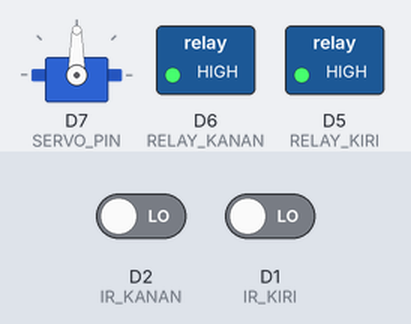
Bench run of a sketch on a simulated ESP8266 (NodeMCU). Parts: servo, switched loads named in the sketch (green lamp = pin HIGH). The test bench sets the inputs (shaded band); at power-on: D2 (IR_KANAN) LOW, D1 (IR_KIRI) LOW. WiFi joins after 1.5 s; servers stay silent unless stated; what the sketch prints to the serial monitor is not drawn.

Above: at 2.7 s.
2.8 s: D2 (IR_KANAN) driven HIGH
At 4.0 s:
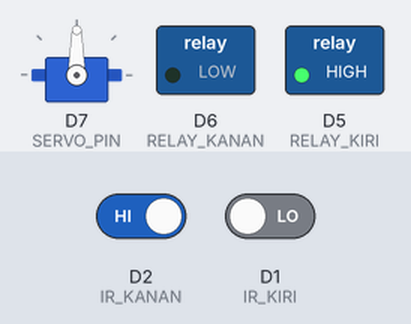
4.3 s: D1 (IR_KIRI) driven HIGH
At 5.9 s:
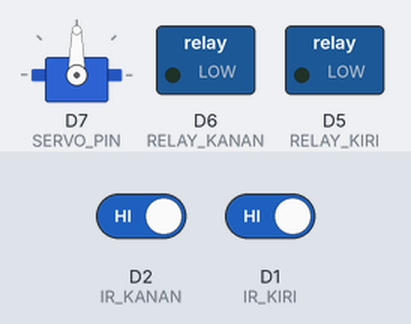
6.6 s: D1 (IR_KIRI) driven LOW
At 7.5 s:
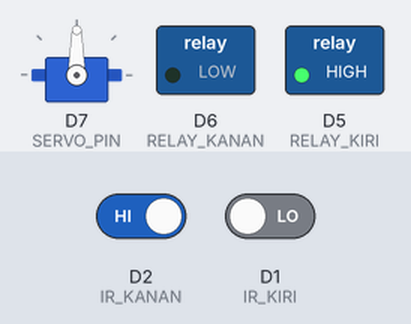
8.6 s: D2 (IR_KANAN) driven LOW
At 10.5 s:
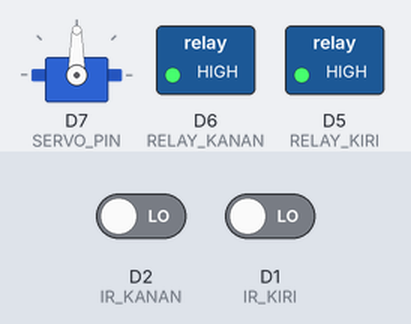
Timing chart, 0 to 11.9 s (numbered marks = the images above; inputs shaded):
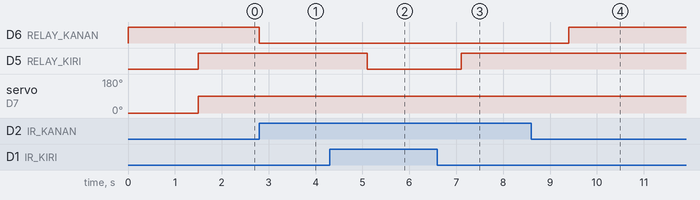

The sketch:

Full_Trash.ino
```cpp
#include <Servo.h>
#include <ESP8266WiFi.h>
#include <WiFiClientSecure.h>
#include <UniversalTelegramBot.h>

// WiFi config
const char* ssid = "tenda";
const char* password = "duakelinci";

// Telegram config
#define BOT_TOKEN "7819684068:AAFreX-rEyyTBk60Xths0Td35ZRbF2UB_yw" // Ganti dengan token bot kamu
#define CHAT_ID "1352955994"                         // Ganti dengan chat ID kamu

WiFiClientSecure secured_client;
UniversalTelegramBot bot(BOT_TOKEN, secured_client);

// Hardware
#define IR_KIRI D1
#define IR_KANAN D2
#define RELAY_KIRI D5
#define RELAY_KANAN D6
#define SERVO_PIN D7

Servo servo;

bool sudahKirimKiri = false;
bool sudahKirimKanan = false;

void setup() {
  Serial.begin(115200);
  pinMode(IR_KIRI, INPUT);
  pinMode(IR_KANAN, INPUT);
  pinMode(RELAY_KIRI, OUTPUT);
  pinMode(RELAY_KANAN, OUTPUT);

  digitalWrite(RELAY_KIRI, LOW);
  digitalWrite(RELAY_KANAN, HIGH);

  servo.attach(SERVO_PIN);
  servo.write(0); // Buka

  // Koneksi WiFi
  WiFi.begin(ssid, password);
  Serial.print("Menghubungkan ke WiFi...");
  while (WiFi.status() != WL_CONNECTED) {
    delay(500);
    Serial.print(".");
  }
  Serial.println("\nWiFi Terhubung!");

  // Trust semua sertifikat (perlu untuk Telegram HTTPS)
  secured_client.setInsecure();
}

void loop() {
  bool kiriPenuh = digitalRead(IR_KIRI) == LOW;
  bool kananPenuh = digitalRead(IR_KANAN) == HIGH;

  // Relay
  digitalWrite(RELAY_KIRI, kiriPenuh ? HIGH : LOW);
  digitalWrite(RELAY_KANAN, kananPenuh ? LOW : HIGH);

  // Servo kontrol
  if (kiriPenuh || kananPenuh) {
    servo.write(90); // Tutup
  } else {
    servo.write(0); // Buka
  }

  // Notifikasi Telegram
  if (kiriPenuh && !sudahKirimKiri) {
    bot.sendMessage(CHAT_ID, "⚠️ Tempat Sampah Organik Penuh! Harap segera dikosongkan.", "");
    sudahKirimKiri = true;
  }
  if (!kiriPenuh) {
    sudahKirimKiri = false; // Reset kirim
  }

  if (kananPenuh && !sudahKirimKanan) {
    bot.sendMessage(CHAT_ID, "⚠️ Tempat Sampah Non-Organik Penuh! Harap segera dikosongkan.", "");
    sudahKirimKanan = true;
  }
  if (!kananPenuh) {
    sudahKirimKanan = false; // Reset kirim
  }

  delay(1000);
}
```

Measured:
- after the input at 2.8 s, D6 (RELAY_KANAN): HIGH → LOW at once
- after the input at 4.3 s, D5 (RELAY_KIRI): HIGH → LOW after 0.80 s
- after the input at 6.6 s, D5 (RELAY_KIRI): LOW → HIGH after 0.50 s
- after the input at 8.6 s, D6 (RELAY_KANAN): LOW → HIGH after 0.80 s
